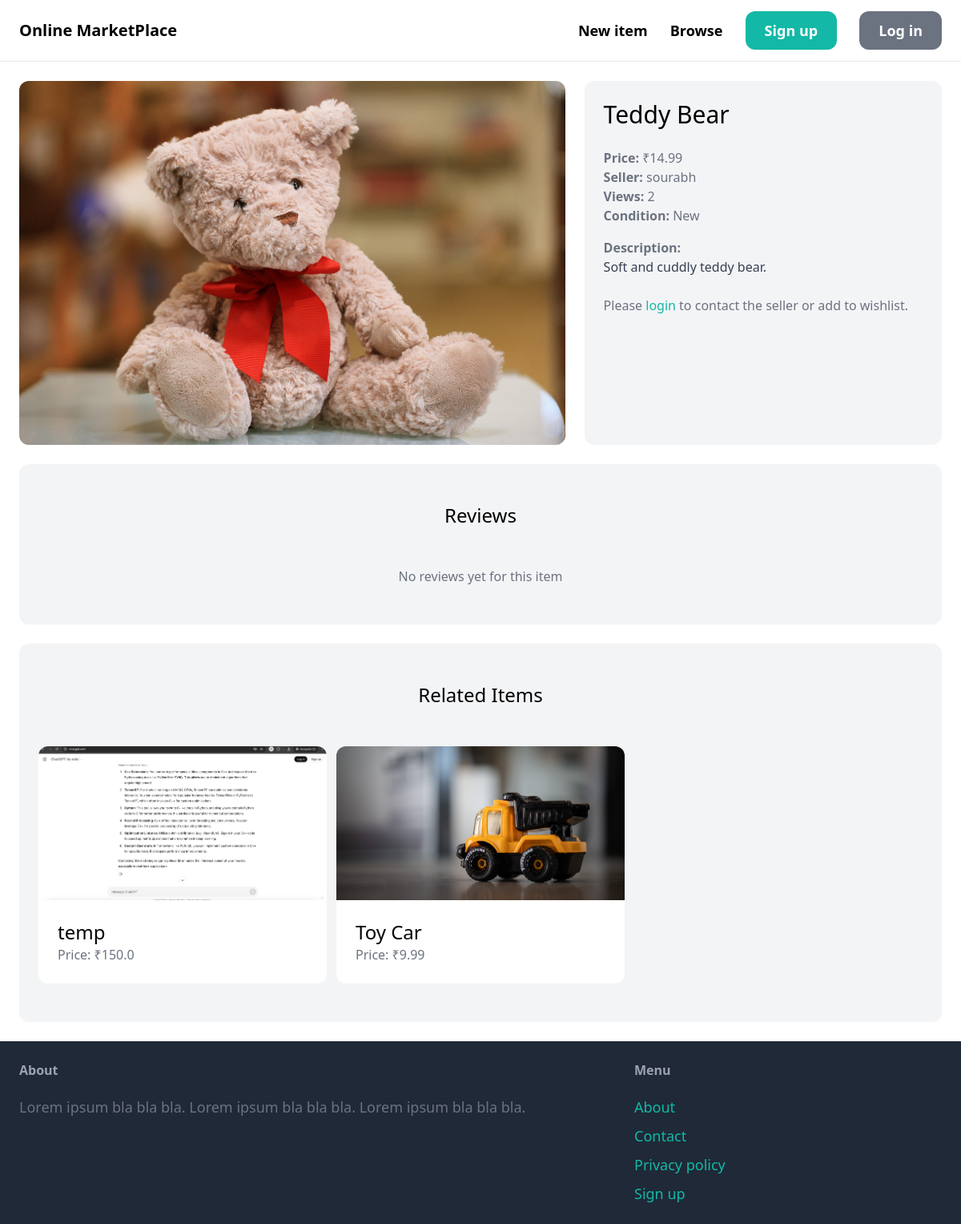
The page /items/7/ on the database its author committed.
### item/models.py (models this page shows, shortened)
class Item(models.Model):
    CONDITION_CHOICES = [
        ('new', 'New'),
        ('used', 'Used'),
        ('refurbished', 'Refurbished'),
    ]
    category = models.ForeignKey(Category, related_name='items', on_delete=models.CASCADE)
    name = models.CharField(max_length=255)
    description = models.TextField(blank=True, null=True)
    price = models.FloatField()
    image = models.ImageField(upload_to='item_images', blank=True, null=True)
    is_sold = models.BooleanField(default=False)
    created_by = models.ForeignKey(User, related_name='items', on_delete=models.CASCADE)
    created_at = models.DateTimeField(auto_now_add=True)
    wishlisted_by = models.ManyToManyField(User, related_name='wishlist', blank=True)
    views = models.IntegerField(default=0)  # Track item views
    condition = models.CharField(max_length=20, choices=CONDITION_CHOICES, default='new')
    @property
    def image_url(self):
        if self.image and hasattr(self.image, 'url'):
            return self.image.url
        return '/media/default.jpg'  # This will be our default image

### item/views.py (the view)
# urls.py: path('<int:pk>/', views.detail, name='detail'),
def detail(request, pk):
    item = get_object_or_404(Item, pk=pk)
    related_items = Item.objects.filter(category=item.category, is_sold=False).exclude(pk=pk)[0:3]
    item.views += 1
    item.save()
    return render(request, 'item/detail.html', {
        'item': item,
        'related_items': related_items,
        'is_wishlisted': request.user in item.wishlisted_by.all() if request.user.is_authenticated else False,
    })

### item/templates/item/detail.html (shortened to what this page needs)
{% extends 'core/base.html' %}
{% block content %}
<div class="grid grid-cols-5 gap-6">
  <div class="col-span-3">
    <img src="{{ item.image_url }}" class="rounded-xl" />
  </div>
  <div class="col-span-2 p-6 bg-gray-100 rounded-xl">
    <h1 class="mb-6 text-3xl">{{ item.name }}</h1>
    <p class="text-gray-500"><strong>Price: </strong>₹{{ item.price }}</p>
    <p class="text-gray-500"><strong>Seller: </strong>{{ item.created_by.username }}</p>
    <p class="text-gray-500"><strong>Views: </strong>{{ item.views }}</p>
    <p class="text-gray-500"><strong>Condition: </strong>{{ item.get_condition_display }}</p>
    {% if item.description %}
    <p class="text-gray-700 mt-4"><strong class="text-gray-500">Description:</strong><br />{{ item.description }}</p>
    {% endif %}
    {% if not request.user.is_authenticated %}
    <p class="mt-6 text-gray-500">Please <a href="{% url 'core:login' %}" class="text-teal-500 hover:text-teal-700">login</a> to contact the seller or add to wishlist.</p>
    {% endif %}
  </div>
</div>
<div class="mt-6 px-6 py-12 bg-gray-100 rounded-xl">
  <h2 class="mb-12 text-2xl text-center">Reviews</h2>
  <div class="grid grid-cols-1 gap-6">
    {% for review in item.reviews.all %}
    <div class="p-6 bg-white rounded-xl">
      <div class="flex items-center justify-between mb-4">
        <div>
          <p class="font-semibold">{{ review.reviewer.username }}</p>
          <p class="text-gray-500 text-sm">{{ review.created_at|date:"F j, Y" }}</p>
        </div>
        <div class="flex items-center space-x-1">
          {% for i in "12345" %}
            {% if forloop.counter <= review.rating %}
            <svg class="w-5 h-5 text-yellow-500" fill="currentColor" viewBox="0 0 20 20"><path d="M9.049 2.927c.3-.921 1.603-.921 1.902 0l1.07 3.292a1 1 0 00.95.69h3.462c.969 0 1.371 1.24.588 1.81l-2.8 2.034a1 1 0 00-.364 1.118l1.07 3.292c.3.921-.755 1.688-1.54 1.118l-2.8-2.034a1 1 0 00-1.175 0l-2.8 2.034c-.784.57-1.838-.197-1.539-1.118l1.07-3.292a1 1 0 00-.364-1.118L2.98 8.72c-.783-.57-.38-1.81.588-1.81h3.461a1 1 0 00.951-.69l1.07-3.292z"/></svg>
            {% else %}
            <svg class="w-5 h-5 text-gray-300" fill="currentColor" viewBox="0 0 20 20"><path d="M9.049 2.927c.3-.921 1.603-.921 1.902 0l1.07 3.292a1 1 0 00.95.69h3.462c.969 0 1.371 1.24.588 1.81l-2.8 2.034a1 1 0 00-.364 1.118l1.07 3.292c.3.921-.755 1.688-1.54 1.118l-2.8-2.034a1 1 0 00-1.175 0l-2.8 2.034c-.784.57-1.838-.197-1.539-1.118l1.07-3.292a1 1 0 00-.364-1.118L2.98 8.72c-.783-.57-.38-1.81.588-1.81h3.461a1 1 0 00.951-.69l1.07-3.292z"/></svg>
            {% endif %}
          {% endfor %}
        </div>
      </div>
      <p class="text-gray-700">{{ review.comment }}</p>
    </div>
    {% empty %}
    <p class="text-center text-gray-500">No reviews yet for this item</p>
    {% endfor %}
  </div>
</div>
{% if related_items %}
<div class="mt-6 px-6 py-12 bg-gray-100 rounded-xl">
  <h2 class="mb-12 text-2xl text-center">Related Items</h2>
  <div class="grid grid-cols-3 gap-3">
    {% for item in related_items %}
    <div>
      <a href="{% url 'item:detail' item.id %}">
        <div class="bg-white rounded-xl">
          <img src="{{ item.image_url }}" class="rounded-t-xl h-48 w-full object-cover" />
          <div class="p-6">
            <h2 class="text-2xl">{{ item.name }}</h2>
            <p class="text-gray-500">Price: ₹{{ item.price }}</p>
          </div>
        </div>
      </a>
    </div>
    {% endfor %}
  </div>
</div>
{% endif %}
{% endblock %}

### rows shown on the page
Item: image_url (picture), name "Teddy Bear", price "14.99", created_by.username "sourabh", views "2", condition "New", description "Soft and cuddly teddy bear."
Item: image_url (picture), name "temp", price "150.0"
Item: image_url (picture), name "Toy Car", price "9.99"
